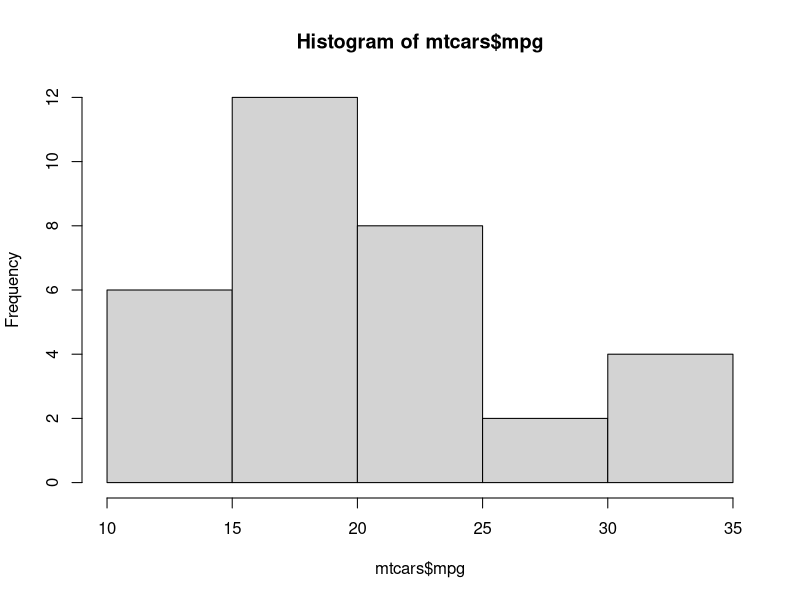
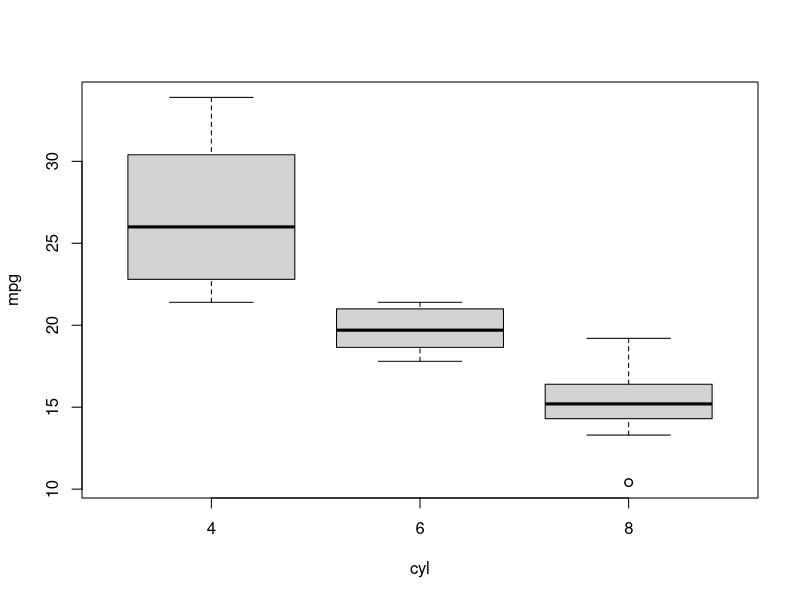
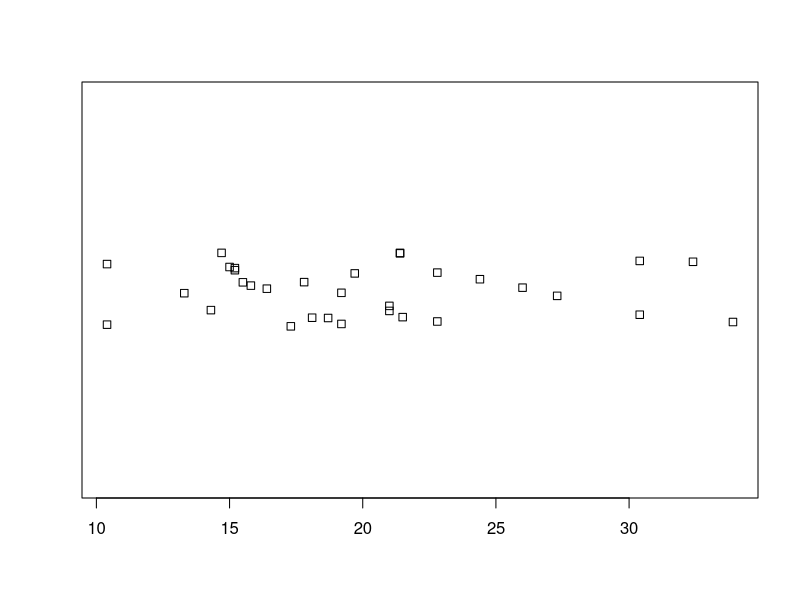
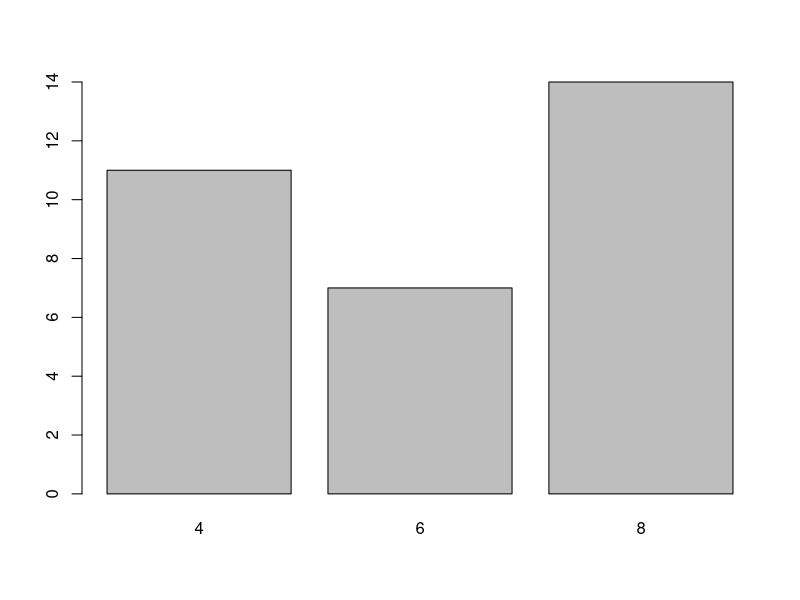
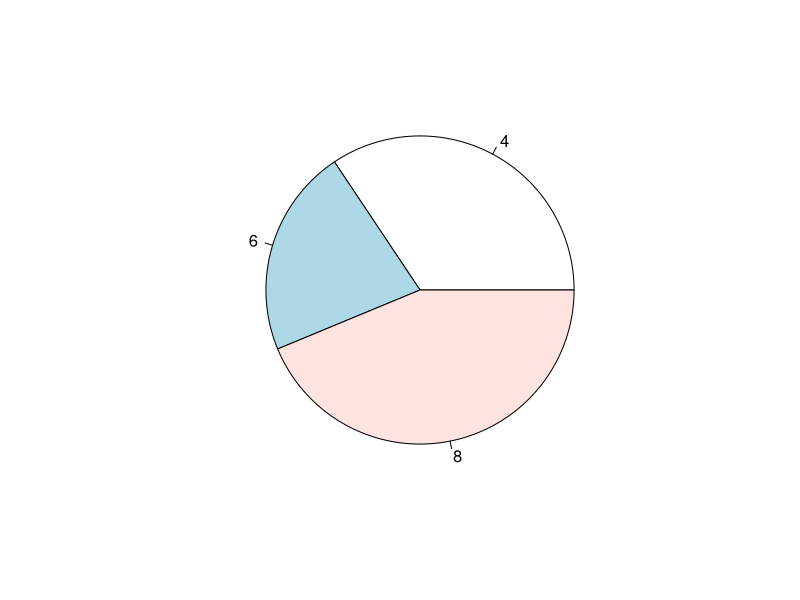
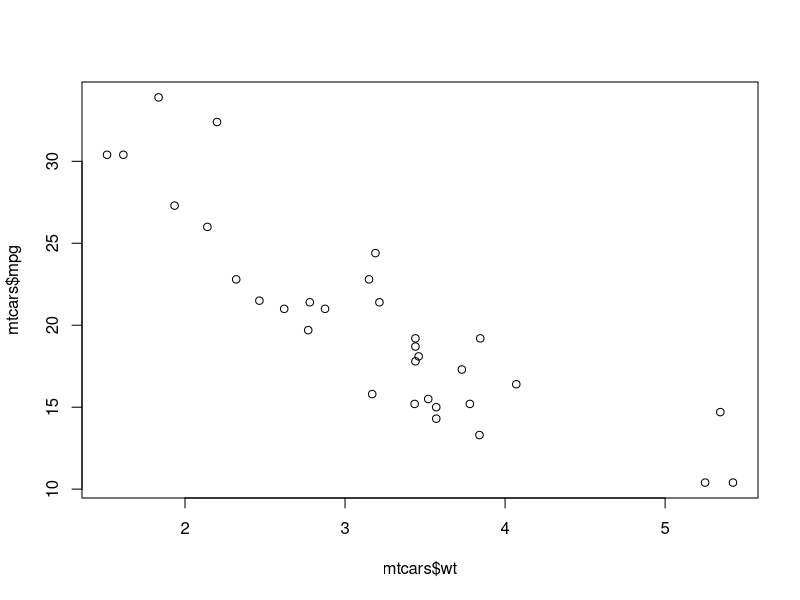
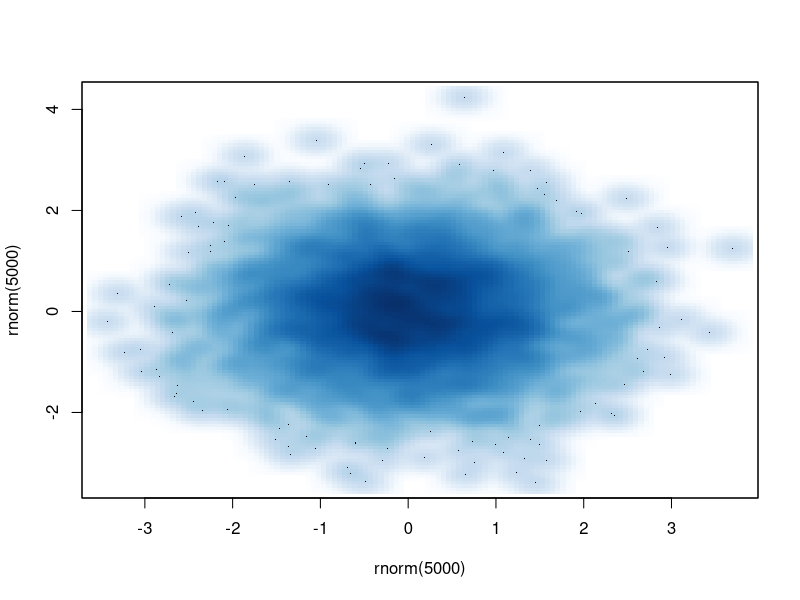
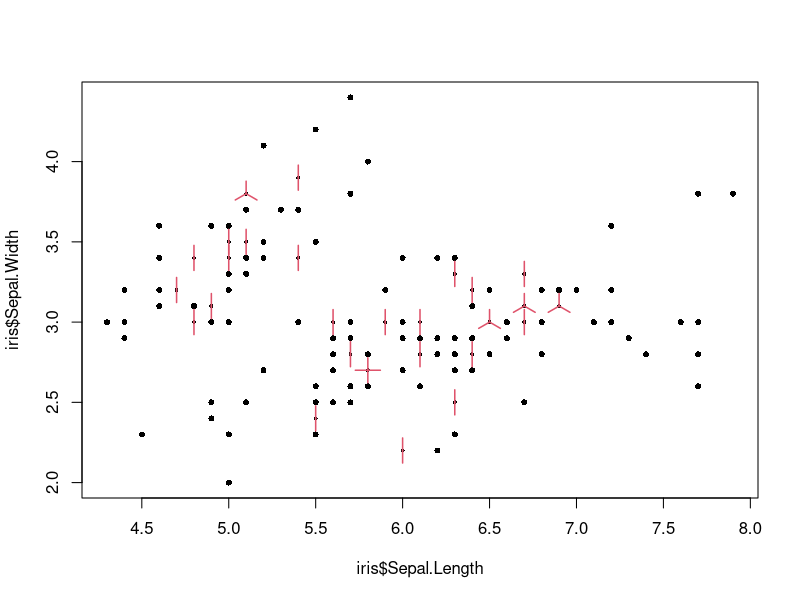

Write the R code that produced these figures, in order.
## ---- chunk 1
# here we plot the fuel efficiency in miles per gallon for each of the 32 cars in the dataset.

hist(mtcars$mpg)# mtcarsmpg is a build in dataset
## ---- chunk 2
stem(mtcars$mpg)
## ---- chunk 3
boxplot(mpg ~ cyl, data = mtcars)#Plots one boxplot of mpg for each cylinder group (4, 6, 8), showing median, quartiles, and outliers of fuel efficiency per engine size.
## ---- chunk 4
stripchart(mtcars$mpg, method = "jitter")#Plots each car's mpg value as a single point along one axis, with jitter added so overlapping points are visible.
## ---- chunk 5
barplot(table(mtcars$cyl))#Plots the count of cars for each cylinder category (4, 6, 8) as bars.
## ---- chunk 6
pie(table(mtcars$cyl))#Plots the share of cars in each cylinder category (4, 6, 8) as slices of a circle.
## ---- chunk 7
plot(mtcars$wt, mtcars$mpg)#Plots each car as a point with weight on the x-axis and mpg on the y-axis to reveal how fuel efficiency relates to vehicle weight.
## ---- chunk 8
smoothScatter(rnorm(5000), rnorm(5000))#Plots 5000 randomly generated (x, y) points from a normal distribution as a smoothed color density, with darker areas indicating where many points overlap.
## ---- chunk 9
sunflowerplot(iris$Sepal.Length, iris$Sepal.Width)#Plots iris flowers as points with sepal length vs. sepal width, drawing "petals" on any point that represents multiple identical observations
## ---- chunk 10
qqnorm(mtcars$mpg); qqline(mtcars$mpg)#Plots the quantiles of mpg against the theoretical quantiles of a normal distribution; the closer the points hug the reference line, the more normally distributed mpg is.
## ---- chunk 11
matplot(EuStockMarkets, type = "l")#Plots the daily closing prices of four European stock indices (DAX, SMI, CAC, FTSE) as four lines on the same chart over time.
## ---- chunk 12
spineplot(Species ~ Sepal.Length, data = iris)#Plots how the proportions of the three iris species change across bins of sepal length, with bar widths scaled to bin frequency.
## ---- chunk 13
cdplot(Species ~ Sepal.Length, data = iris)#Plots a smoothed estimate of how the conditional probability of each iris species changes as sepal length increases
## ---- chunk 14
image(volcano)#Plots elevation values from the volcano dataset (Maunga Whau in Auckland) as a color-coded grid, where color indicates height.
## ---- chunk 15
contour(volcano)
## ---- chunk 16
persp(volcano, theta = 30, phi = 30)#Plots the volcano elevation data as a 3D wireframe surface viewed from a rotation angle of 30° and an elevation angle of 30°.

## ---- chunk 17
pairs(iris[, 1:4])#Plots a grid of scatter plots showing every pairwise combination of the four numeric iris measurements (sepal length, sepal width, petal length, petal width).
## ---- chunk 18
coplot(mpg ~ wt | cyl, data = mtcars)#Plots mpg against weight as separate scatter panels, one for each cylinder group, to see if the weight-vs-mpg relationship differs by engine size.
## ---- chunk 19
mosaicplot(HairEyeColor)#Plots the joint distribution of hair color, eye color, and sex as nested rectangles whose areas are proportional to the cell frequencies in the contingency table.
## ---- chunk 20
plot(mtcars$wt, mtcars$mpg,
     xlab = "Weight (1000 lbs)",
     ylab = "Fuel efficiency (miles per gallon)")
## ---- chunk 21
plot(mtcars$wt, log(mtcars$mpg),
     xlab = "Weight (1000 lbs)",
     ylab = "log(Fuel efficiency [mpg])")
## ---- chunk 22
plot(mtcars$wt, mtcars$mpg, log = "y",
     xlab = "Weight (1000 lbs)",
     ylab = "Fuel efficiency (mpg, log scale)")
## ---- chunk 23
plot(mtcars$wt, mtcars$mpg,
     main = "Fuel efficiency vs. weight",
     xlab = "Weight (1000 lbs)", ylab = "MPG",
     cex      = 1.3,   # point size
     cex.main = 1.5,   # title size
     cex.lab  = 1.2,   # axis label size
     cex.axis = 0.9)   # tick number size
